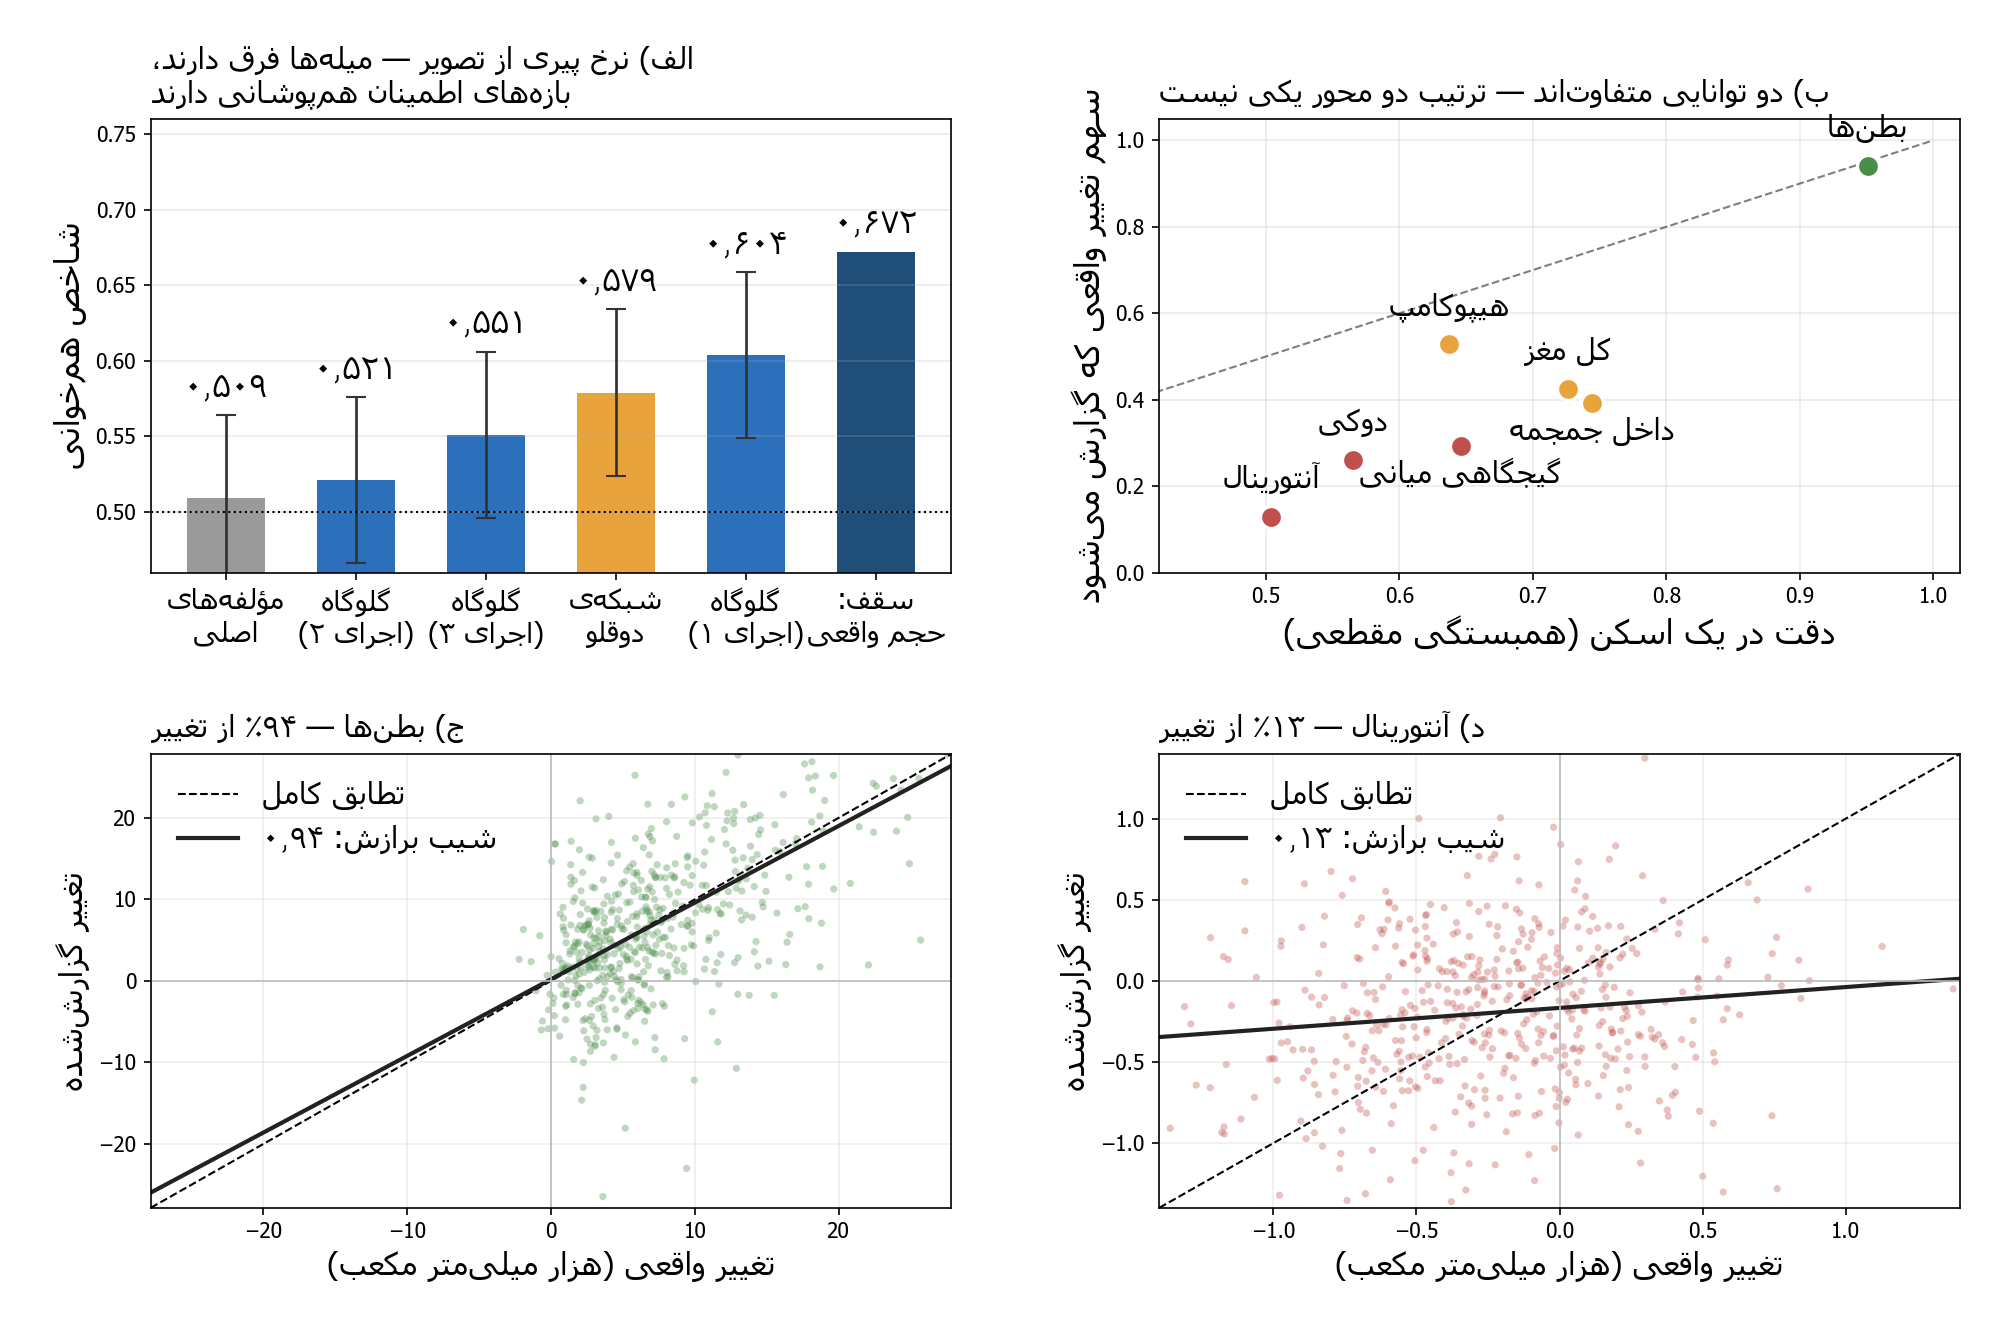

Write Python code to recreate this figure.
#!/usr/bin/env python
# -*- coding: utf-8 -*-
"""
Figure 3 for Report 4, section 6: longitudinal attenuation.

  A  every image-derived rate against the true-volume ceiling, drawn WITH the
     measurement uncertainty. The bars differ; the intervals overlap. This is
     the self-correction made visible rather than asserted in prose.

  B  cross-sectional accuracy against longitudinal sensitivity, one point per
     region. If they were the same skill the points would lie on the diagonal.
     They do not, and the rank order differs - ICV is read more accurately than
     hippocampus yet reports less of its change.

  C, D  the same fact as raw data: change measured by FreeSurfer against change
     reported by the network, for the best and the worst region. The fitted
     slope IS the attenuation.
"""

import os

import arabic_reshaper
import matplotlib
matplotlib.use("Agg")
import matplotlib.pyplot as plt
import numpy as np
import pandas as pd
from bidi.algorithm import get_display

BASE = r"C:\Users\Sibetalaee\Desktop\PhD\Brain Age Estimation"
NPZ = os.path.join(BASE, "kaggle", "brainage_phase3", "out", "phase3.npz")
DATA = os.path.join(BASE, "data")
OUT = os.path.join(BASE, "pilot")

TG = ["Hippocampus", "Entorhinal", "Fusiform", "MidTemp", "Ventricles",
      "WholeBrain", "ICV"]
FA = {"Hippocampus": "هیپوکامپ", "Entorhinal": "آنتورینال",
      "Fusiform": "دوکی", "MidTemp": "گیجگاهی میانی",
      "Ventricles": "بطن‌ها", "WholeBrain": "کل مغز", "ICV": "داخل جمجمه"}
BLUE, RED, GREEN, GREY, ORANGE = "#2c6fbb", "#c0504d", "#4a8c4a", "#9a9a9a", "#e8a33d"
HALF_CI = 0.055          # half-width of the C-index interval at n=203
PD = str.maketrans("0123456789", "۰۱۲۳۴۵۶۷۸۹")
plt.rcParams["font.family"] = "Tahoma"


def fa(t):
    return get_display(arabic_reshaper.reshape(str(t)))


def num(x, d=3):
    return f"{x:.{d}f}".translate(PD).replace(".", "٫")


def deltas():
    """First-vs-last visit change per subject, true and predicted."""
    z = np.load(NPZ, allow_pickle=True)
    d = pd.DataFrame(dict(PTID=z["subs"].astype(str), VISCODE=z["vis"].astype(str)))
    for j, t in enumerate(TG):
        d["P_" + t] = z["pred"][:, j]
        d["T_" + t] = z["true"][:, j]
    a = pd.read_csv(os.path.join(DATA, "ADNIMERGE_05Mar2026.csv"), low_memory=False)
    k = a[["PTID", "VISCODE", "Years_bl"]].drop_duplicates(["PTID", "VISCODE"])
    d = d.merge(k, on=["PTID", "VISCODE"], how="left").dropna(subset=["Years_bl"])
    dp, dt = {t: [] for t in TG}, {t: [] for t in TG}
    for _, g in d.groupby("PTID"):
        g = g.sort_values("Years_bl")
        if len(g) < 2 or g.Years_bl.iloc[-1] - g.Years_bl.iloc[0] < 0.75:
            continue
        for t in TG:
            dp[t].append(g["P_" + t].iloc[-1] - g["P_" + t].iloc[0])
            dt[t].append(g["T_" + t].iloc[-1] - g["T_" + t].iloc[0])
    xr = {t: np.corrcoef(d["P_" + t], d["T_" + t])[0, 1] for t in TG}
    return ({t: np.array(v) for t, v in dp.items()},
            {t: np.array(v) for t, v in dt.items()}, xr)


def main():
    dp, dt, xr = deltas()
    att = {t: np.polyfit(dt[t], dp[t], 1)[0] for t in TG}
    n = len(dp[TG[0]])

    fig = plt.figure(figsize=(13.4, 8.8))
    gs = fig.add_gridspec(2, 2, hspace=0.40, wspace=0.26,
                          left=0.075, right=0.975, top=0.91, bottom=0.085)

    # ---- A: rates, drawn with their uncertainty
    ax = fig.add_subplot(gs[0, 0])
    labs = ["مؤلفه‌های\nاصلی", "گلوگاه\n(اجرای ۲)", "گلوگاه\n(اجرای ۳)",
            "شبکه‌ی\nدوقلو", "گلوگاه\n(اجرای ۱)", "سقف:\nحجم واقعی"]
    vals = [0.509, 0.521, 0.551, 0.579, 0.604, 0.672]
    cols = [GREY, BLUE, BLUE, ORANGE, BLUE, "#1f4e79"]
    ax.bar(range(6), vals, color=cols, width=.6)
    ax.errorbar(range(5), vals[:5], yerr=HALF_CI, fmt="none",
                ecolor="#333", elinewidth=1.3, capsize=5)
    for i, v in enumerate(vals):
        ax.text(i, v + (HALF_CI + .012 if i < 5 else .012), num(v),
                ha="center", fontsize=15.3)
    ax.axhline(.5, color="k", ls=":", lw=1)
    ax.set_xticks(range(6))
    ax.set_xticklabels([fa(l) for l in labs], fontsize=13.6)
    ax.set_ylim(.46, .76)
    ax.set_ylabel(fa("شاخص هم‌خوانی"), fontsize=16.1)
    ax.grid(axis="y", alpha=.25)
    ax.set_title(fa("الف) نرخ پیری از تصویر — میله‌ها فرق دارند،\n"
                    "بازه‌های اطمینان هم‌پوشانی دارند"),
                 fontsize=14.5, loc="left", pad=8)

    # ---- B: the dissociation
    ax = fig.add_subplot(gs[0, 1])
    X = np.array([xr[t] for t in TG])
    Y = np.array([att[t] for t in TG])
    ax.plot([0, 1], [0, 1], "k--", lw=1, alpha=.5)
    for t in TG:
        c = GREEN if att[t] > .6 else (ORANGE if att[t] > .35 else RED)
        ax.scatter(xr[t], att[t], s=110, color=c, zorder=3,
                   edgecolors="white", linewidths=1.5)
        dy = .045 if t not in ("MidTemp", "ICV") else -.065
        ax.annotate(fa(FA[t]), (xr[t], att[t]), textcoords="offset points",
                    xytext=(0, 14 if dy > 0 else -18), ha="center", fontsize=14.4)
    ax.set_xlabel(fa("دقت در یک اسکن (همبستگی مقطعی)"), fontsize=16.1)
    ax.set_ylabel(fa("سهم تغییر واقعی که گزارش می‌شود"), fontsize=16.1)
    ax.set_xlim(.42, 1.02)
    ax.set_ylim(0, 1.05)
    ax.grid(alpha=.25)
    ax.set_title(fa("ب) دو توانایی متفاوت‌اند — ترتیب دو محور یکی نیست"),
                 fontsize=14.5, loc="left", pad=8)

    # ---- C, D: the raw data behind the slope
    for k, (t, col, lab) in enumerate([("Ventricles", GREEN, "ج"),
                                       ("Entorhinal", RED, "د")]):
        ax = fig.add_subplot(gs[1, k])
        x, y = dt[t] / 1e3, dp[t] / 1e3
        ax.scatter(x, y, s=12, alpha=.35, color=col, edgecolors="none")
        lim = np.percentile(np.abs(x), 99)
        xs = np.linspace(-lim, lim, 50)
        ax.plot(xs, xs, "k--", lw=1, label=fa("تطابق کامل"))
        b = np.polyfit(dt[t], dp[t], 1)
        ax.plot(xs, b[0] * xs + b[1] / 1e3, color="#222", lw=2,
                label=fa(f"شیب برازش: {num(b[0], 2)}"))
        ax.axhline(0, color="#bbb", lw=.8)
        ax.axvline(0, color="#bbb", lw=.8)
        ax.set_xlim(-lim, lim)
        ax.set_ylim(-lim, lim)
        ax.set_xlabel(fa("تغییر واقعی (هزار میلی‌متر مکعب)"), fontsize=15.3)
        ax.set_ylabel(fa("تغییر گزارش‌شده"), fontsize=15.3)
        ax.legend(fontsize=14.4, frameon=False, loc="upper left")
        ax.grid(alpha=.2)
        ax.set_title(fa(f"{lab}) {FA[t]} — {num(100*att[t], 0)}٪ از تغییر"),
                     fontsize=14.5, loc="left", pad=8)

    p = os.path.join(OUT, "fig22_attenuation_fa.png")
    fig.savefig(p, dpi=150, facecolor="white")
    print("saved ->", p)
    print(f"subjects with a usable interval: {n}")
    for t in TG:
        print(f"  {t:14s} cross-sec r {xr[t]:.3f}   reports {100*att[t]:5.1f}%")


if __name__ == "__main__":
    main()
